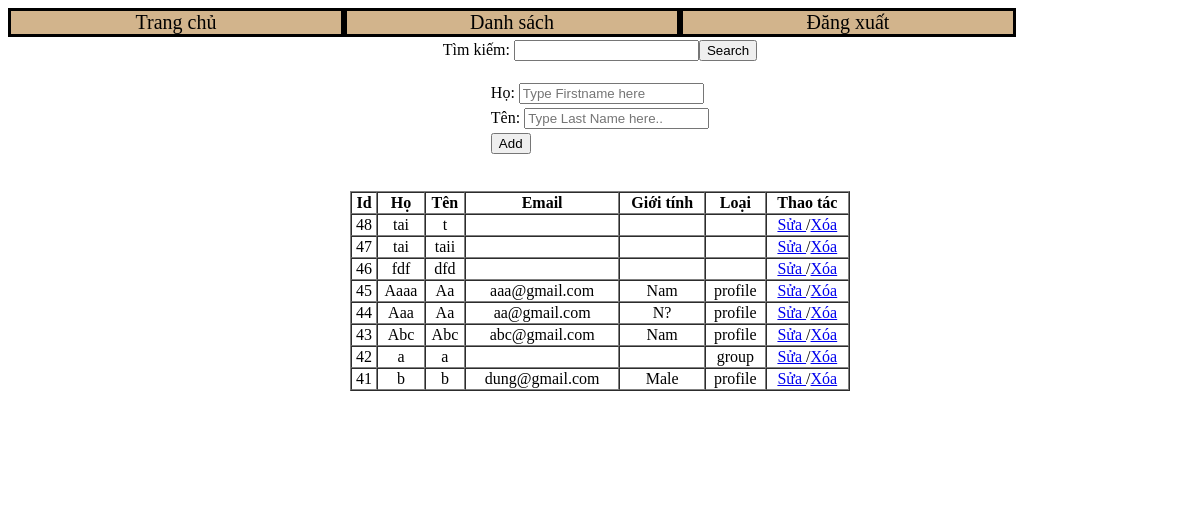
The page /admin/list.php (signed in) on the database its author committed.
### tables this page shows
CREATE TABLE `users` (
  `id` bigint(20) NOT NULL,
  `userid` bigint(20) NOT NULL,
  `owner` bigint(20) NOT NULL,
  `first_name` varchar(20) NOT NULL,
  `last_name` varchar(20) NOT NULL,
  `gender` varchar(6) NOT NULL,
  `type` varchar(10) NOT NULL,
  `profile_image` varchar(500) NOT NULL,
  `cover_image` varchar(500) NOT NULL,
  `date` datetime NOT NULL,
  `online` int(11) NOT NULL,
  `email` varchar(100) NOT NULL,
  `password` varchar(64) NOT NULL,
  `url_address` varchar(100) NOT NULL,
  `likes` int(11) NOT NULL,
  `about` text NOT NULL,
  `tag_name` varchar(20) NOT NULL,
  `group_type` varchar(8) NOT NULL
);

### admin/list.php (the view, shortened to what this page needs)
<?php
include 'conn.php';
?>
<html>
	<head>
		<link rel="stylesheet" type="text/css" href="mycss.css">
		</head>
	<body>
		<div id="body">
			<div id="menu">
			<ul>
				<li><a href="home.php">Trang chủ</a></li>
				<li><a href="list.php">Danh sách</a></li>
				<li><a href="logout.php">Đăng xuất</a></li>
			</ul>
			</div>
			<div id="content">
				<form action="result.php" method="get" ecntype="multipart/data-form">
						<table align="center">
							<tr>
								<td>Tìm kiếm: <input type="text" name="query"><input type="submit" value="Search" name="search"></td>
							</tr>
						</table>
				</form>
				<form action="list.php" method="POST">
				<table align="center">
					<tr>
						<td>Họ: <input type="text" name="fname" value="" placeholder="Type Firstname here" required></td>
						</tr>
						<tr>
							<td>Tên: <input type="text" name="lname" placeholder="Type Last Name here.." required></td>
						</tr>
						<tr>
							<td><input type="submit" name="add" value="Add"></td>
						</tr>
				</table>
			</form>
				<br>
				<table align="center" border="1" cellspacing="0" width="500">
					<tr>
					<th>Id</th>
					<th>Họ</th>
					<th>Tên</th>
					<th>Email</th>
					<th>Giới tính</th>
					<th>Loại</th>
					<th>Thao tác</th>
					</tr>
					<?php
					$sql = "SELECT * FROM users order by id desc";
					$result = $conn->query($sql);
					if($result->num_rows > 0){
					while($row = $result->fetch_array()){
						?>
						<tr>
							<td align="center"><?php echo $row['id'];?></td>
							<td align="center"><?php echo $row['first_name'];?></td>
							<td align="center"><?php echo $row['last_name'];?></td>
							<td align="center"><?php echo $row['email'];?></td>
							<td align="center"><?php echo $row['gender'];?></td>
							<td align="center"><?php echo $row['type'];?></td>
							<td align="center"><a href="edit.php?id=<?php echo $row['id'];?>">Sửa
							</a>/<a href="delete.php?id=<?php echo $row['id'];?>">Xóa</a></td>
						</tr>
						<?php
							}
						}else{
							echo "<center><p> No Records</p></center>";
						}
				?>
				</table>
			</div>
		</div>
		</body>
</html>

### admin/mycss.css (style rules this page uses)
#menu ul { text-align: center; list-style: none; padding:0; margin: 0; overflow: hidden; }
#menu li { float:left; border-style: solid; }
#menu { position: relative; left:0px; }
#menu a { color:black; display:block; width: 330px; font-size: 20px; font-style: arial; text-decoration: none; background-color: tan; }
#body { background-color: white; height: 480px; overflow: hidden; float:center; position: relative; }

### rows shown on the page
users: id "48", first_name "tai", last_name "t"
users: id "47", first_name "tai", last_name "taii"
users: id "46", first_name "fdf", last_name "dfd"
users: id "45", first_name "Aaaa", last_name "Aa", email "aaa@gmail.com", gender "Nam", type "profile"
users: id "44", first_name "Aaa", last_name "Aa", email "aa@gmail.com", gender "N?", type "profile"
users: id "43", first_name "Abc", last_name "Abc", email "abc@gmail.com", gender "Nam", type "profile"
users: id "42", first_name "a", last_name "a", type "group"
users: id "41", first_name "b", last_name "b", email "dung@gmail.com", gender "Male", type "profile"
